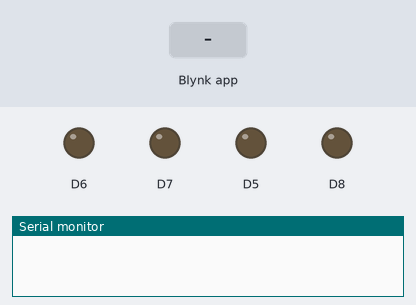
The sketch below on a simulated ESP8266 (NodeMCU). Parts: output pins drawn as LEDs (lit = HIGH), the last lines printed to the serial monitor. The test bench sets the inputs (shaded band). WiFi joins after 1.5 s; servers stay silent unless stated.

Above: at 3.0 s.
3.1 s: Blynk app writes 0 to V0
At 3.7 s:
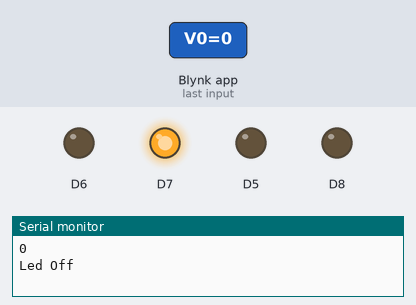
4.6 s: Blynk app writes 0 to V1
At 4.9 s:
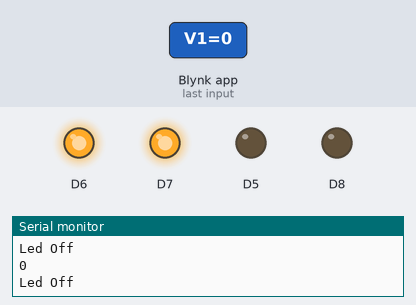
6.1 s: Blynk app writes 1 to V0
At 7.2 s:
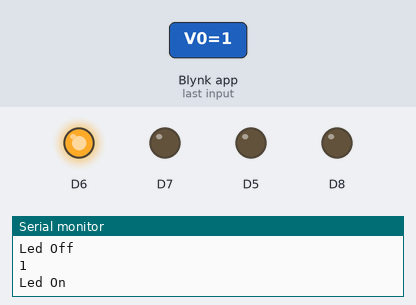
7.6 s: Blynk app writes 0 to V2
At 8.4 s:
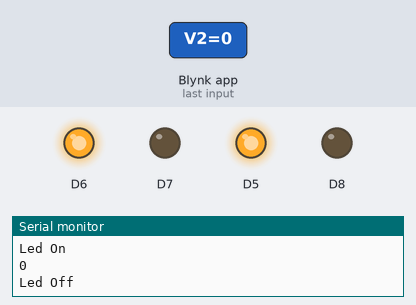
9.1 s: Blynk app writes 1 to V1
At 9.5 s:
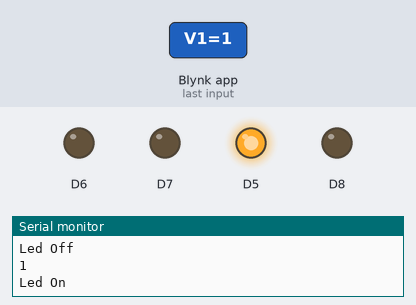
10.6 s: Blynk app writes 0 to V3
At 11.8 s:
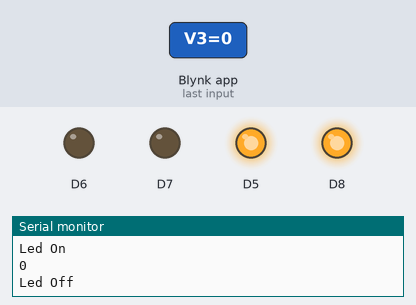
Timing chart, 0 to 13.1 s (numbered marks = the images above; inputs shaded):
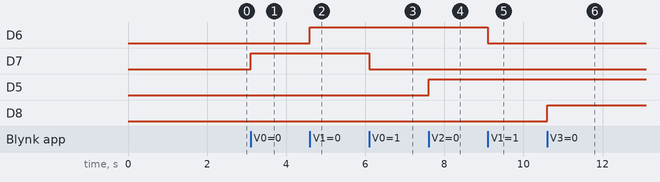

Measured:
- after the input at 3.1 s, D7: LOW → HIGH at once
- after the input at 4.6 s, D6: LOW → HIGH at once
- after the input at 6.1 s, D7: HIGH → LOW at once
- after the input at 7.6 s, D5: LOW → HIGH at once
- after the input at 9.1 s, D6: HIGH → LOW at once
- after the input at 10.6 s, D8: LOW → HIGH at once

The sketch:

Home_automation.ino
```cpp
#define BLYNK_TEMPLATE_ID "TMPLPurgNDEE"
#define BLYNK_DEVICE_NAME "HOME AUTOMATION"
#define BLYNK_AUTH_TOKEN "rNCsmJjvCAJG-8kwRs5vaRgtS4C3Aq7z"

#define BLYNK_PRINT Serial

#include <ESP8266WiFi.h>
#include <BlynkSimpleEsp8266.h>


char auth[] = BLYNK_AUTH_TOKEN;
char ssid[] = "connected";
char pass[] = "11111118";

BLYNK_WRITE(V0)
{
  int value = param.asInt();
  Serial.println(value);
  if(value == 1)
  {
    digitalWrite(D7,LOW);
    Serial.println("Led On");
  }
  if(value == 0)
  {
    digitalWrite(D7,HIGH);
    Serial.println("Led Off");
  }
  Blynk.virtualWrite(V0, value);
}

BLYNK_WRITE(V1)
{
  int value = param.asInt();
  Serial.println(value);
  if(value == 1)
  {
    digitalWrite(D6,LOW);
    Serial.println("Led On");
  }
  if(value == 0)
  {
    digitalWrite(D6,HIGH);
    Serial.println("Led Off");
  }
  Blynk.virtualWrite(V1, value);
}

BLYNK_WRITE(V2)
{
  int value = param.asInt();
  Serial.println(value);
  if(value == 1)
  {
    digitalWrite(D5,LOW);
    Serial.println("Led On");
  }
  if(value == 0)
  {
    digitalWrite(D5,HIGH);
    Serial.println("Led Off");
  }
  Blynk.virtualWrite(V2, value);
}

BLYNK_WRITE(V3)
{
  int value = param.asInt();
  Serial.println(value);
  if(value == 1)
  {
    digitalWrite(D8,LOW);
    Serial.println("Led On");
  }
  if(value == 0)
  {
    digitalWrite(D8,HIGH);
    Serial.println("Led Off");
  }
  Blynk.virtualWrite(V3, value);
}

void setup()
{

  Serial.begin(115200);

  Blynk.begin(auth, ssid, pass);

  pinMode(D7,OUTPUT);
  pinMode(D6,OUTPUT);
  pinMode(D5,OUTPUT);
  pinMode(D8,OUTPUT);

}

void loop()
{
  Blynk.run();
}
```
